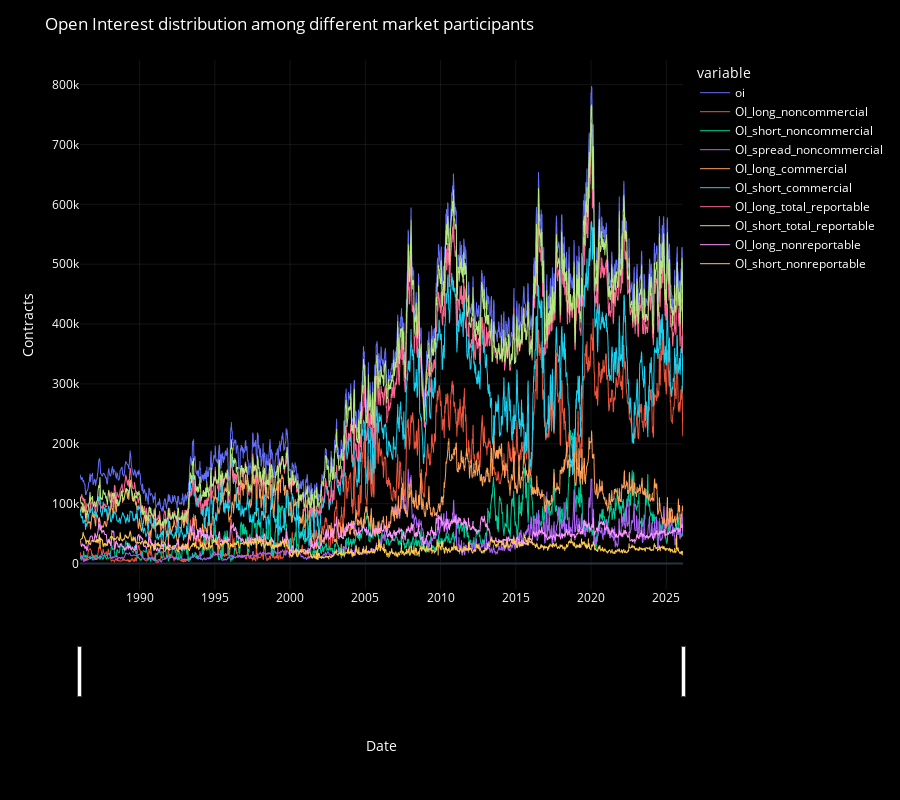

Here is the notebook cell this chart was saved with:
### Markdown cell above
# **Plots**

### Code cell
plot_df_line_chart(
    df = df_oi,
    chart_title = "Open Interest distribution among different market participants",
    use_markers=False
)

### Figure 1 — Plotly figure (JSON) as saved in the notebook; plotly's stock layout.template omitted (floating-point values rounded to 4 significant figures; data arrays with more than 128 entries replaced by an {"elided": "..."} marker saying what was removed)
{"data": [{"hovertemplate": "<b>%{fullData.name}</b><br>%{y:.2f}<extra></extra>", "legendgroup": "oi", "line": {"color": "#636efa", "dash": "solid", "width": 1}, "marker": {"symbol": "circle"}, "mode": "lines", "name": "oi", "showlegend": true, "x": {"elided": "1903 str values"}, "xaxis": "x", "y": {"elided": "1903 float values"}, "yaxis": "y", "type": "scattergl"}, {"hovertemplate": "<b>%{fullData.name}</b><br>%{y:.2f}<extra></extra>", "legendgroup": "OI_long_noncommercial", "line": {"color": "#EF553B", "dash": "solid", "width": 1}, "marker": {"symbol": "circle"}, "mode": "lines", "name": "OI_long_noncommercial", "showlegend": true, "x": {"elided": "1903 str values"}, "xaxis": "x", "y": {"elided": "1903 float values"}, "yaxis": "y", "type": "scattergl"}, {"hovertemplate": "<b>%{fullData.name}</b><br>%{y:.2f}<extra></extra>", "legendgroup": "OI_short_noncommercial", "line": {"color": "#00cc96", "dash": "solid", "width": 1}, "marker": {"symbol": "circle"}, "mode": "lines", "name": "OI_short_noncommercial", "showlegend": true, "x": {"elided": "1903 str values"}, "xaxis": "x", "y": {"elided": "1903 float values"}, "yaxis": "y", "type": "scattergl"}, {"hovertemplate": "<b>%{fullData.name}</b><br>%{y:.2f}<extra></extra>", "legendgroup": "OI_spread_noncommercial", "line": {"color": "#ab63fa", "dash": "solid", "width": 1}, "marker": {"symbol": "circle"}, "mode": "lines", "name": "OI_spread_noncommercial", "showlegend": true, "x": {"elided": "1903 str values"}, "xaxis": "x", "y": {"elided": "1903 float values"}, "yaxis": "y", "type": "scattergl"}, {"hovertemplate": "<b>%{fullData.name}</b><br>%{y:.2f}<extra></extra>", "legendgroup": "OI_long_commercial", "line": {"color": "#FFA15A", "dash": "solid", "width": 1}, "marker": {"symbol": "circle"}, "mode": "lines", "name": "OI_long_commercial", "showlegend": true, "x": {"elided": "1903 str values"}, "xaxis": "x", "y": {"elided": "1903 float values"}, "yaxis": "y", "type": "scattergl"}, {"hovertemplate": "<b>%{fullData.name}</b><br>%{y:.2f}<extra></extra>", "legendgroup": "OI_short_commercial", "line": {"color": "#19d3f3", "dash": "solid", "width": 1}, "marker": {"symbol": "circle"}, "mode": "lines", "name": "OI_short_commercial", "showlegend": true, "x": {"elided": "1903 str values"}, "xaxis": "x", "y": {"elided": "1903 float values"}, "yaxis": "y", "type": "scattergl"}, {"hovertemplate": "<b>%{fullData.name}</b><br>%{y:.2f}<extra></extra>", "legendgroup": "OI_long_total_reportable", "line": {"color": "#FF6692", "dash": "solid", "width": 1}, "marker": {"symbol": "circle"}, "mode": "lines", "name": "OI_long_total_reportable", "showlegend": true, "x": {"elided": "1903 str values"}, "xaxis": "x", "y": {"elided": "1903 float values"}, "yaxis": "y", "type": "scattergl"}, {"hovertemplate": "<b>%{fullData.name}</b><br>%{y:.2f}<extra></extra>", "legendgroup": "OI_short_total_reportable", "line": {"color": "#B6E880", "dash": "solid", "width": 1}, "marker": {"symbol": "circle"}, "mode": "lines", "name": "OI_short_total_reportable", "showlegend": true, "x": {"elided": "1903 str values"}, "xaxis": "x", "y": {"elided": "1903 float values"}, "yaxis": "y", "type": "scattergl"}, {"hovertemplate": "<b>%{fullData.name}</b><br>%{y:.2f}<extra></extra>", "legendgroup": "OI_long_nonreportable", "line": {"color": "#FF97FF", "dash": "solid", "width": 1}, "marker": {"symbol": "circle"}, "mode": "lines", "name": "OI_long_nonreportable", "showlegend": true, "x": {"elided": "1903 str values"}, "xaxis": "x", "y": {"elided": "1903 float values"}, "yaxis": "y", "type": "scattergl"}, {"hovertemplate": "<b>%{fullData.name}</b><br>%{y:.2f}<extra></extra>", "legendgroup": "OI_short_nonreportable", "line": {"color": "#FECB52", "dash": "solid", "width": 1}, "marker": {"symbol": "circle"}, "mode": "lines", "name": "OI_short_nonreportable", "showlegend": true, "x": {"elided": "1903 str values"}, "xaxis": "x", "y": {"elided": "1903 float values"}, "yaxis": "y", "type": "scattergl"}], "layout": {"xaxis": {"anchor": "y", "domain": [0.0, 1.0], "title": {"text": "Date"}, "rangeslider": {"visible": true}, "showgrid": true, "gridcolor": "rgba(255,255,255,0.08)"}, "yaxis": {"anchor": "x", "domain": [0.0, 1.0], "title": {"text": "Contracts"}, "showgrid": true, "gridcolor": "rgba(255,255,255,0.08)", "fixedrange": false}, "legend": {"title": {"text": "variable"}, "tracegroupgap": 0, "itemclick": "toggle", "itemdoubleclick": "toggleothers", "bgcolor": "rgba(0,0,0,0)"}, "margin": {"t": 60}, "font": {"color": "white", "size": 12}, "title": {"text": "Open Interest distribution among different market participants"}, "paper_bgcolor": "black", "plot_bgcolor": "black", "height": 800, "dragmode": "zoom"}}
